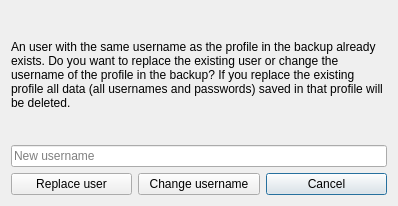
<?xml version="1.0" encoding="UTF-8"?>
<ui version="4.0">
 <class>RestoreUserExists</class>
 <widget class="QDialog" name="RestoreUserExists">
  <property name="geometry">
   <rect>
    <x>0</x>
    <y>0</y>
    <width>398</width>
    <height>206</height>
   </rect>
  </property>
  <property name="windowTitle">
   <string>User exists</string>
  </property>
  <property name="windowIcon">
   <iconset resource="LogoResource.qrc">
    <normaloff>:/Logo/Logo.png</normaloff>:/Logo/Logo.png</iconset>
  </property>
  <layout class="QVBoxLayout" name="verticalLayout">
   <item>
    <widget class="QLabel" name="label">
     <property name="text">
      <string>An user with the same username as the profile in the backup already exists. Do you want to replace the existing user or change the username of the profile in the backup? If you replace the existing profile all data (all usernames and passwords) saved in that profile will be deleted.</string>
     </property>
     <property name="wordWrap">
      <bool>true</bool>
     </property>
    </widget>
   </item>
   <item>
    <widget class="QLineEdit" name="edtNewUser">
     <property name="placeholderText">
      <string>New username</string>
     </property>
    </widget>
   </item>
   <item>
    <layout class="QHBoxLayout" name="horizontalLayout">
     <item>
      <widget class="QPushButton" name="btnReplace">
       <property name="toolTip">
        <string>Replace the existing user</string>
       </property>
       <property name="text">
        <string>Replace user</string>
       </property>
      </widget>
     </item>
     <item>
      <widget class="QPushButton" name="btnChange">
       <property name="toolTip">
        <string>Change the username of the backup</string>
       </property>
       <property name="text">
        <string>Change username</string>
       </property>
       <property name="default">
        <bool>false</bool>
       </property>
      </widget>
     </item>
     <item>
      <widget class="QPushButton" name="btnCancel">
       <property name="toolTip">
        <string>Discard changes</string>
       </property>
       <property name="text">
        <string>Cancel</string>
       </property>
       <property name="default">
        <bool>true</bool>
       </property>
      </widget>
     </item>
    </layout>
   </item>
  </layout>
 </widget>
 <resources>
  <include location="LogoResource.qrc"/>
 </resources>
 <connections/>
</ui>
